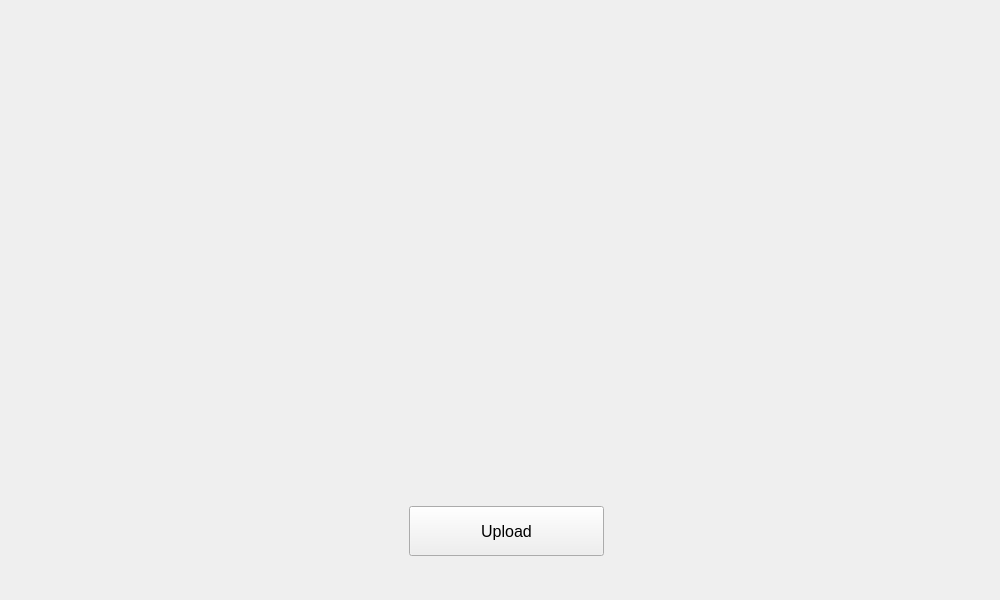
<?xml version="1.0" encoding="UTF-8"?>
<ui version="4.0">
 <class>MainWindow</class>
 <widget class="QMainWindow" name="MainWindow">
  <property name="windowModality">
   <enum>Qt::NonModal</enum>
  </property>
  <property name="geometry">
   <rect>
    <x>0</x>
    <y>0</y>
    <width>1000</width>
    <height>600</height>
   </rect>
  </property>
  <property name="sizePolicy">
   <sizepolicy hsizetype="Minimum" vsizetype="Fixed">
    <horstretch>0</horstretch>
    <verstretch>0</verstretch>
   </sizepolicy>
  </property>
  <property name="windowTitle">
   <string>MainWindow</string>
  </property>
  <property name="layoutDirection">
   <enum>Qt::LeftToRight</enum>
  </property>
  <property name="styleSheet">
   <string notr="true">background-image: url(:/Images/Images/main_background.png);</string>
  </property>
  <widget class="QWidget" name="centralwidget">
   <layout class="QVBoxLayout" name="verticalLayout">
    <item>
     <layout class="QGridLayout" name="gridLayout">
      <property name="topMargin">
       <number>457</number>
      </property>
      <item row="1" column="0">
       <widget class="QWidget" name="widget" native="true">
        <property name="styleSheet">
         <string notr="true">background:none</string>
        </property>
        <widget class="QPushButton" name="pushButton">
         <property name="geometry">
          <rect>
           <x>400</x>
           <y>40</y>
           <width>195</width>
           <height>50</height>
          </rect>
         </property>
         <property name="sizePolicy">
          <sizepolicy hsizetype="Minimum" vsizetype="Minimum">
           <horstretch>0</horstretch>
           <verstretch>0</verstretch>
          </sizepolicy>
         </property>
         <property name="maximumSize">
          <size>
           <width>195</width>
           <height>50</height>
          </size>
         </property>
         <property name="font">
          <font>
           <family>Arial</family>
           <pointsize>12</pointsize>
           <weight>50</weight>
           <bold>false</bold>
          </font>
         </property>
         <property name="cursor">
          <cursorShape>PointingHandCursor</cursorShape>
         </property>
         <property name="styleSheet">
          <string notr="true"/>
         </property>
         <property name="text">
          <string>Upload</string>
         </property>
        </widget>
       </widget>
      </item>
     </layout>
    </item>
   </layout>
  </widget>
 </widget>
 <resources>
  <include location="../res/resources.qrc"/>
 </resources>
 <connections/>
</ui>
